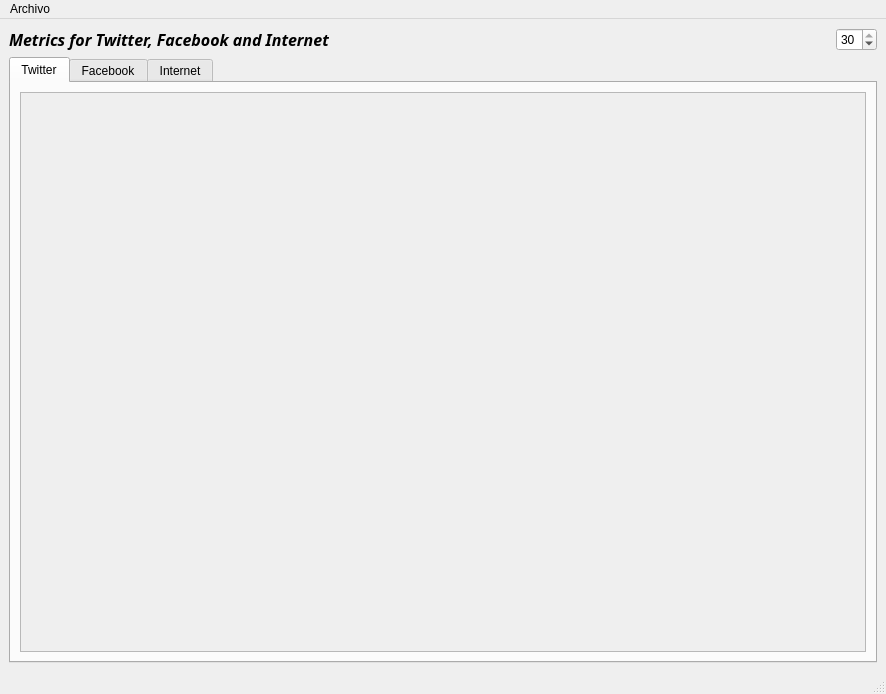
<?xml version="1.0" encoding="UTF-8"?>
<ui version="4.0">
 <class>MainWindow</class>
 <widget class="QMainWindow" name="MainWindow">
  <property name="geometry">
   <rect>
    <x>0</x>
    <y>0</y>
    <width>886</width>
    <height>694</height>
   </rect>
  </property>
  <property name="sizePolicy">
   <sizepolicy hsizetype="Expanding" vsizetype="Preferred">
    <horstretch>0</horstretch>
    <verstretch>0</verstretch>
   </sizepolicy>
  </property>
  <property name="windowTitle">
   <string>Website Analytics</string>
  </property>
  <property name="documentMode">
   <bool>false</bool>
  </property>
  <property name="tabShape">
   <enum>QTabWidget::Triangular</enum>
  </property>
  <widget class="QWidget" name="centralwidget">
   <layout class="QVBoxLayout" name="verticalLayout_6">
    <item>
     <layout class="QHBoxLayout" name="horizontalLayout_2">
      <property name="sizeConstraint">
       <enum>QLayout::SetFixedSize</enum>
      </property>
      <item>
       <widget class="QLabel" name="label">
        <property name="font">
         <font>
          <family>Segoe UI Semibold</family>
          <pointsize>12</pointsize>
          <weight>75</weight>
          <italic>true</italic>
          <bold>true</bold>
         </font>
        </property>
        <property name="text">
         <string>Metrics for Twitter, Facebook and Internet</string>
        </property>
        <property name="wordWrap">
         <bool>false</bool>
        </property>
       </widget>
      </item>
      <item>
       <spacer name="horizontalSpacer">
        <property name="orientation">
         <enum>Qt::Horizontal</enum>
        </property>
        <property name="sizeHint" stdset="0">
         <size>
          <width>40</width>
          <height>20</height>
         </size>
        </property>
       </spacer>
      </item>
      <item>
       <widget class="QSpinBox" name="spinBox">
        <property name="maximum">
         <number>30</number>
        </property>
        <property name="value">
         <number>30</number>
        </property>
       </widget>
      </item>
     </layout>
    </item>
    <item>
     <widget class="QTabWidget" name="tabWidget">
      <property name="currentIndex">
       <number>0</number>
      </property>
      <widget class="QWidget" name="TwitterTab">
       <attribute name="title">
        <string>Twitter</string>
       </attribute>
       <layout class="QVBoxLayout" name="verticalLayout_2">
        <item>
         <widget class="QScrollArea" name="TwitterScrollArea">
          <property name="focusPolicy">
           <enum>Qt::NoFocus</enum>
          </property>
          <property name="frameShadow">
           <enum>QFrame::Plain</enum>
          </property>
          <property name="verticalScrollBarPolicy">
           <enum>Qt::ScrollBarAsNeeded</enum>
          </property>
          <property name="horizontalScrollBarPolicy">
           <enum>Qt::ScrollBarAsNeeded</enum>
          </property>
          <property name="sizeAdjustPolicy">
           <enum>QAbstractScrollArea::AdjustToContentsOnFirstShow</enum>
          </property>
          <property name="widgetResizable">
           <bool>true</bool>
          </property>
          <widget class="QWidget" name="TwitterScrollAreaWidgetContents">
           <property name="geometry">
            <rect>
             <x>0</x>
             <y>0</y>
             <width>834</width>
             <height>531</height>
            </rect>
           </property>
           <property name="sizePolicy">
            <sizepolicy hsizetype="MinimumExpanding" vsizetype="MinimumExpanding">
             <horstretch>0</horstretch>
             <verstretch>0</verstretch>
            </sizepolicy>
           </property>
           <layout class="QVBoxLayout" name="verticalLayout_3">
            <property name="leftMargin">
             <number>0</number>
            </property>
            <property name="topMargin">
             <number>0</number>
            </property>
            <property name="rightMargin">
             <number>0</number>
            </property>
            <property name="bottomMargin">
             <number>0</number>
            </property>
            <item>
             <layout class="QVBoxLayout" name="TwitterChartsVL">
              <property name="spacing">
               <number>10</number>
              </property>
              <property name="sizeConstraint">
               <enum>QLayout::SetMinAndMaxSize</enum>
              </property>
             </layout>
            </item>
           </layout>
          </widget>
         </widget>
        </item>
       </layout>
      </widget>
      <widget class="QWidget" name="FacebookTab">
       <property name="layoutDirection">
        <enum>Qt::LeftToRight</enum>
       </property>
       <attribute name="title">
        <string>Facebook</string>
       </attribute>
       <layout class="QVBoxLayout" name="verticalLayout_5">
        <item>
         <widget class="QScrollArea" name="scrollArea">
          <property name="widgetResizable">
           <bool>true</bool>
          </property>
          <widget class="QWidget" name="FacebookScrollAreaWidgetContents">
           <property name="geometry">
            <rect>
             <x>0</x>
             <y>0</y>
             <width>98</width>
             <height>28</height>
            </rect>
           </property>
           <property name="sizePolicy">
            <sizepolicy hsizetype="MinimumExpanding" vsizetype="MinimumExpanding">
             <horstretch>0</horstretch>
             <verstretch>0</verstretch>
            </sizepolicy>
           </property>
           <layout class="QVBoxLayout" name="verticalLayout_7">
            <property name="leftMargin">
             <number>0</number>
            </property>
            <property name="topMargin">
             <number>0</number>
            </property>
            <property name="rightMargin">
             <number>0</number>
            </property>
            <property name="bottomMargin">
             <number>0</number>
            </property>
            <item>
             <layout class="QVBoxLayout" name="FacebookChartsVL">
              <property name="spacing">
               <number>10</number>
              </property>
              <property name="sizeConstraint">
               <enum>QLayout::SetMinAndMaxSize</enum>
              </property>
             </layout>
            </item>
           </layout>
          </widget>
         </widget>
        </item>
       </layout>
      </widget>
      <widget class="QWidget" name="Internet">
       <attribute name="title">
        <string>Internet</string>
       </attribute>
       <layout class="QVBoxLayout" name="verticalLayout_9">
        <item>
         <widget class="QScrollArea" name="scrollArea_2">
          <property name="widgetResizable">
           <bool>true</bool>
          </property>
          <widget class="QWidget" name="InternetScrollAreaWidgetContents">
           <property name="geometry">
            <rect>
             <x>0</x>
             <y>0</y>
             <width>98</width>
             <height>28</height>
            </rect>
           </property>
           <property name="sizePolicy">
            <sizepolicy hsizetype="MinimumExpanding" vsizetype="MinimumExpanding">
             <horstretch>0</horstretch>
             <verstretch>0</verstretch>
            </sizepolicy>
           </property>
           <layout class="QVBoxLayout" name="verticalLayout_8">
            <property name="leftMargin">
             <number>0</number>
            </property>
            <property name="topMargin">
             <number>0</number>
            </property>
            <property name="rightMargin">
             <number>0</number>
            </property>
            <property name="bottomMargin">
             <number>0</number>
            </property>
            <item>
             <layout class="QVBoxLayout" name="InternetChartsVL">
              <property name="sizeConstraint">
               <enum>QLayout::SetMinAndMaxSize</enum>
              </property>
             </layout>
            </item>
           </layout>
          </widget>
         </widget>
        </item>
       </layout>
      </widget>
     </widget>
    </item>
   </layout>
  </widget>
  <widget class="QMenuBar" name="menubar">
   <property name="geometry">
    <rect>
     <x>0</x>
     <y>0</y>
     <width>886</width>
     <height>26</height>
    </rect>
   </property>
   <widget class="QMenu" name="menuArchivo">
    <property name="title">
     <string>Archivo</string>
    </property>
    <addaction name="actionCambiar_cuenta"/>
    <addaction name="actionSalir"/>
   </widget>
   <addaction name="menuArchivo"/>
  </widget>
  <widget class="QStatusBar" name="statusbar"/>
  <action name="actionCambiar_cuenta">
   <property name="text">
    <string>Cambiar cuenta</string>
   </property>
  </action>
  <action name="actionSalir">
   <property name="text">
    <string>Salir</string>
   </property>
  </action>
 </widget>
 <resources/>
 <connections/>
</ui>
